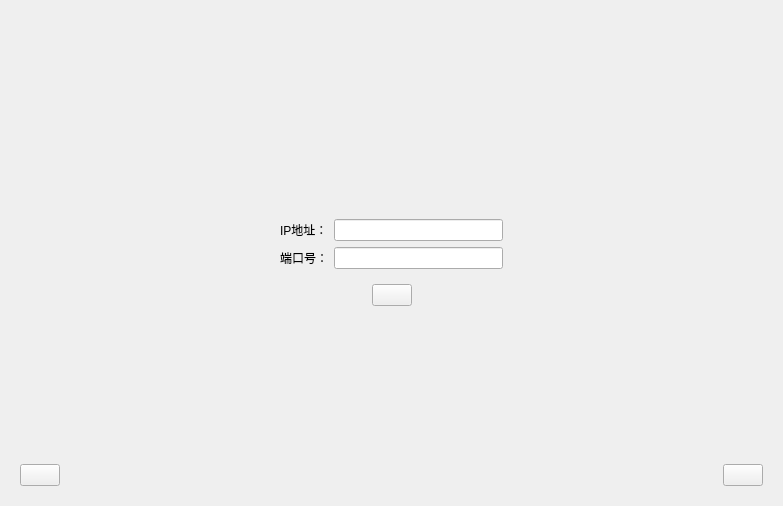
<?xml version="1.0" encoding="UTF-8"?>
<ui version="4.0">
 <class>Login</class>
 <widget class="QDialog" name="Login">
  <property name="geometry">
   <rect>
    <x>0</x>
    <y>0</y>
    <width>783</width>
    <height>506</height>
   </rect>
  </property>
  <property name="windowTitle">
   <string>Dialog</string>
  </property>
  <layout class="QVBoxLayout" name="verticalLayout_2">
   <item>
    <widget class="QStackedWidget" name="stackedWidget">
     <property name="currentIndex">
      <number>2</number>
     </property>
     <widget class="QWidget" name="page">
      <layout class="QVBoxLayout" name="verticalLayout">
       <item>
        <spacer name="verticalSpacer">
         <property name="orientation">
          <enum>Qt::Vertical</enum>
         </property>
         <property name="sizeType">
          <enum>QSizePolicy::Fixed</enum>
         </property>
         <property name="sizeHint" stdset="0">
          <size>
           <width>20</width>
           <height>150</height>
          </size>
         </property>
        </spacer>
       </item>
       <item>
        <widget class="QWidget" name="widget_3" native="true">
         <layout class="QHBoxLayout" name="horizontalLayout_2">
          <item>
           <spacer name="horizontalSpacer_3">
            <property name="orientation">
             <enum>Qt::Horizontal</enum>
            </property>
            <property name="sizeHint" stdset="0">
             <size>
              <width>40</width>
              <height>20</height>
             </size>
            </property>
           </spacer>
          </item>
          <item>
           <widget class="QWidget" name="widget" native="true">
            <layout class="QGridLayout" name="gridLayout">
             <item row="0" column="0">
              <widget class="QLabel" name="label">
               <property name="text">
                <string>用户名：</string>
               </property>
              </widget>
             </item>
             <item row="0" column="1">
              <widget class="QLineEdit" name="username"/>
             </item>
             <item row="1" column="0">
              <widget class="QLabel" name="label_2">
               <property name="text">
                <string>密码：</string>
               </property>
              </widget>
             </item>
             <item row="1" column="1">
              <widget class="QLineEdit" name="password"/>
             </item>
             <item row="2" column="0">
              <widget class="QCheckBox" name="savePwd">
               <property name="text">
                <string>保存密码</string>
               </property>
              </widget>
             </item>
             <item row="2" column="1">
              <widget class="QPushButton" name="registerInLogin">
               <property name="text">
                <string>没有账号，马上注册</string>
               </property>
              </widget>
             </item>
             <item row="3" column="0" colspan="2">
              <widget class="QWidget" name="widget_2" native="true">
               <layout class="QHBoxLayout" name="horizontalLayout">
                <item>
                 <spacer name="horizontalSpacer">
                  <property name="orientation">
                   <enum>Qt::Horizontal</enum>
                  </property>
                  <property name="sizeHint" stdset="0">
                   <size>
                    <width>69</width>
                    <height>20</height>
                   </size>
                  </property>
                 </spacer>
                </item>
                <item>
                 <widget class="QPushButton" name="loginBtn">
                  <property name="text">
                   <string/>
                  </property>
                 </widget>
                </item>
                <item>
                 <spacer name="horizontalSpacer_2">
                  <property name="orientation">
                   <enum>Qt::Horizontal</enum>
                  </property>
                  <property name="sizeHint" stdset="0">
                   <size>
                    <width>69</width>
                    <height>20</height>
                   </size>
                  </property>
                 </spacer>
                </item>
               </layout>
              </widget>
             </item>
            </layout>
           </widget>
          </item>
          <item>
           <spacer name="horizontalSpacer_4">
            <property name="orientation">
             <enum>Qt::Horizontal</enum>
            </property>
            <property name="sizeHint" stdset="0">
             <size>
              <width>40</width>
              <height>20</height>
             </size>
            </property>
           </spacer>
          </item>
         </layout>
        </widget>
       </item>
       <item>
        <spacer name="verticalSpacer_2">
         <property name="orientation">
          <enum>Qt::Vertical</enum>
         </property>
         <property name="sizeHint" stdset="0">
          <size>
           <width>20</width>
           <height>162</height>
          </size>
         </property>
        </spacer>
       </item>
      </layout>
     </widget>
     <widget class="QWidget" name="page_2">
      <layout class="QVBoxLayout" name="verticalLayout_3">
       <item>
        <spacer name="verticalSpacer_4">
         <property name="orientation">
          <enum>Qt::Vertical</enum>
         </property>
         <property name="sizeType">
          <enum>QSizePolicy::Fixed</enum>
         </property>
         <property name="sizeHint" stdset="0">
          <size>
           <width>20</width>
           <height>150</height>
          </size>
         </property>
        </spacer>
       </item>
       <item>
        <widget class="QWidget" name="widget_5" native="true">
         <layout class="QHBoxLayout" name="horizontalLayout_4">
          <item>
           <spacer name="horizontalSpacer_6">
            <property name="orientation">
             <enum>Qt::Horizontal</enum>
            </property>
            <property name="sizeHint" stdset="0">
             <size>
              <width>40</width>
              <height>20</height>
             </size>
            </property>
           </spacer>
          </item>
          <item>
           <widget class="QWidget" name="widget_6" native="true">
            <layout class="QGridLayout" name="gridLayout_2">
             <item row="0" column="1">
              <widget class="QLineEdit" name="regUsername"/>
             </item>
             <item row="1" column="1">
              <widget class="QLineEdit" name="regPassword"/>
             </item>
             <item row="1" column="0">
              <widget class="QLabel" name="label_4">
               <property name="text">
                <string>密码：</string>
               </property>
              </widget>
             </item>
             <item row="0" column="0">
              <widget class="QLabel" name="label_3">
               <property name="text">
                <string>用户名：</string>
               </property>
              </widget>
             </item>
             <item row="4" column="0" colspan="2">
              <widget class="QWidget" name="widget_7" native="true">
               <layout class="QHBoxLayout" name="horizontalLayout_5">
                <item>
                 <spacer name="horizontalSpacer_7">
                  <property name="orientation">
                   <enum>Qt::Horizontal</enum>
                  </property>
                  <property name="sizeHint" stdset="0">
                   <size>
                    <width>69</width>
                    <height>20</height>
                   </size>
                  </property>
                 </spacer>
                </item>
                <item>
                 <widget class="QPushButton" name="registerBtn">
                  <property name="text">
                   <string/>
                  </property>
                 </widget>
                </item>
                <item>
                 <spacer name="horizontalSpacer_8">
                  <property name="orientation">
                   <enum>Qt::Horizontal</enum>
                  </property>
                  <property name="sizeHint" stdset="0">
                   <size>
                    <width>69</width>
                    <height>20</height>
                   </size>
                  </property>
                 </spacer>
                </item>
               </layout>
              </widget>
             </item>
             <item row="2" column="0">
              <widget class="QLabel" name="label_7">
               <property name="text">
                <string>手机号：</string>
               </property>
              </widget>
             </item>
             <item row="2" column="1">
              <widget class="QLineEdit" name="regPhone"/>
             </item>
            </layout>
           </widget>
          </item>
          <item>
           <spacer name="horizontalSpacer_9">
            <property name="orientation">
             <enum>Qt::Horizontal</enum>
            </property>
            <property name="sizeHint" stdset="0">
             <size>
              <width>40</width>
              <height>20</height>
             </size>
            </property>
           </spacer>
          </item>
         </layout>
        </widget>
       </item>
       <item>
        <spacer name="verticalSpacer_3">
         <property name="orientation">
          <enum>Qt::Vertical</enum>
         </property>
         <property name="sizeHint" stdset="0">
          <size>
           <width>20</width>
           <height>163</height>
          </size>
         </property>
        </spacer>
       </item>
      </layout>
     </widget>
     <widget class="QWidget" name="page_3">
      <layout class="QVBoxLayout" name="verticalLayout_4">
       <item>
        <spacer name="verticalSpacer_6">
         <property name="orientation">
          <enum>Qt::Vertical</enum>
         </property>
         <property name="sizeType">
          <enum>QSizePolicy::Fixed</enum>
         </property>
         <property name="sizeHint" stdset="0">
          <size>
           <width>20</width>
           <height>181</height>
          </size>
         </property>
        </spacer>
       </item>
       <item>
        <widget class="QWidget" name="widget_8" native="true">
         <layout class="QHBoxLayout" name="horizontalLayout_6">
          <item>
           <spacer name="horizontalSpacer_10">
            <property name="orientation">
             <enum>Qt::Horizontal</enum>
            </property>
            <property name="sizeHint" stdset="0">
             <size>
              <width>40</width>
              <height>20</height>
             </size>
            </property>
           </spacer>
          </item>
          <item>
           <widget class="QWidget" name="widget_9" native="true">
            <layout class="QGridLayout" name="gridLayout_3">
             <item row="1" column="1">
              <widget class="QLineEdit" name="Port"/>
             </item>
             <item row="1" column="0">
              <widget class="QLabel" name="label_6">
               <property name="text">
                <string>端口号：</string>
               </property>
              </widget>
             </item>
             <item row="0" column="1">
              <widget class="QLineEdit" name="IPAddr"/>
             </item>
             <item row="0" column="0">
              <widget class="QLabel" name="label_5">
               <property name="text">
                <string>IP地址：</string>
               </property>
              </widget>
             </item>
             <item row="3" column="0" colspan="2">
              <widget class="QWidget" name="widget_10" native="true">
               <layout class="QHBoxLayout" name="horizontalLayout_7">
                <item>
                 <spacer name="horizontalSpacer_11">
                  <property name="orientation">
                   <enum>Qt::Horizontal</enum>
                  </property>
                  <property name="sizeHint" stdset="0">
                   <size>
                    <width>69</width>
                    <height>20</height>
                   </size>
                  </property>
                 </spacer>
                </item>
                <item>
                 <widget class="QPushButton" name="netOKBtn">
                  <property name="text">
                   <string/>
                  </property>
                 </widget>
                </item>
                <item>
                 <spacer name="horizontalSpacer_12">
                  <property name="orientation">
                   <enum>Qt::Horizontal</enum>
                  </property>
                  <property name="sizeHint" stdset="0">
                   <size>
                    <width>69</width>
                    <height>20</height>
                   </size>
                  </property>
                 </spacer>
                </item>
               </layout>
              </widget>
             </item>
            </layout>
           </widget>
          </item>
          <item>
           <spacer name="horizontalSpacer_13">
            <property name="orientation">
             <enum>Qt::Horizontal</enum>
            </property>
            <property name="sizeHint" stdset="0">
             <size>
              <width>40</width>
              <height>20</height>
             </size>
            </property>
           </spacer>
          </item>
         </layout>
        </widget>
       </item>
       <item>
        <spacer name="verticalSpacer_5">
         <property name="orientation">
          <enum>Qt::Vertical</enum>
         </property>
         <property name="sizeHint" stdset="0">
          <size>
           <width>20</width>
           <height>180</height>
          </size>
         </property>
        </spacer>
       </item>
      </layout>
     </widget>
    </widget>
   </item>
   <item>
    <widget class="QWidget" name="widget_4" native="true">
     <layout class="QHBoxLayout" name="horizontalLayout_3">
      <item>
       <widget class="QPushButton" name="home">
        <property name="text">
         <string/>
        </property>
       </widget>
      </item>
      <item>
       <spacer name="horizontalSpacer_5">
        <property name="orientation">
         <enum>Qt::Horizontal</enum>
        </property>
        <property name="sizeHint" stdset="0">
         <size>
          <width>744</width>
          <height>20</height>
         </size>
        </property>
       </spacer>
      </item>
      <item>
       <widget class="QPushButton" name="netSet">
        <property name="text">
         <string/>
        </property>
       </widget>
      </item>
     </layout>
    </widget>
   </item>
  </layout>
 </widget>
 <resources/>
 <connections/>
</ui>
